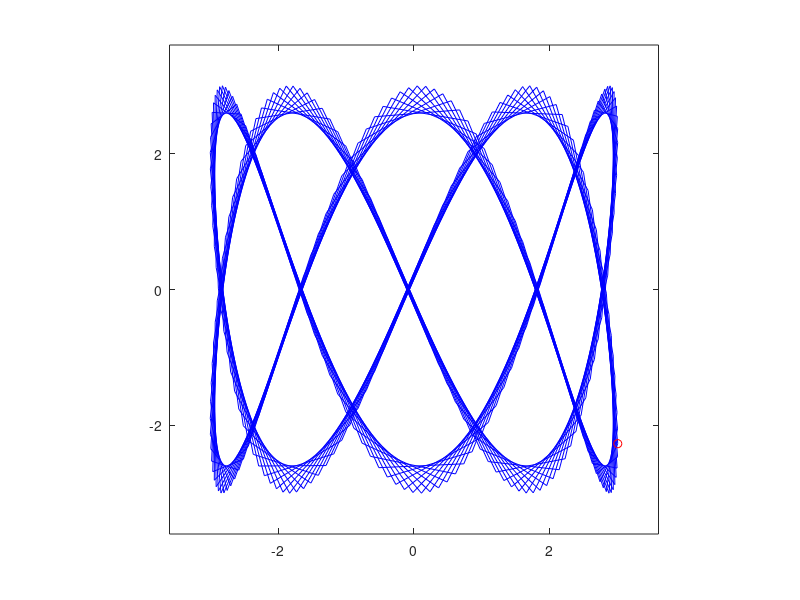

MATLAB code for this plot:
%Conor Nailos
%2.2.16
%Plot an lisasajous curve or something
clear;clc;clf
%% Paramters
nT=300; %# of time points
tSec=10; %time elapsed in seconds
T=1; %period of circular motion
R=3; %radius in meters(m)
omega=2*pi/T;
phi=4; %idk what this is
a=2; %yes
b=5; %also yes
%animateOn=true; %controls animation
%% Calculate
t=linspace(0,tSec,nT);
for i=1:nT
    x(i)=R*cos(a*omega*t(i));
    y(i)=R*sin(b*omega*t(i)+phi);
end

%% Animate
answer=input('Would you like to animate this graph? y/n ','s');

if(answer=='y')
    for c=1:1:nT %it goes slow if you increment by 1
     plot(x(1:c),y(1:c),'b',...
        x(c),y(c),'ro')
     axis(1.2*[-R R -R R ])
     axis square
     drawnow
    end
else
     for c=1:1:nT
     plot(x(1:c),y(1:c),'b',...
        x(c),y(c),'ro')
     axis(1.2*[-R R -R R])
     axis square
     end
end